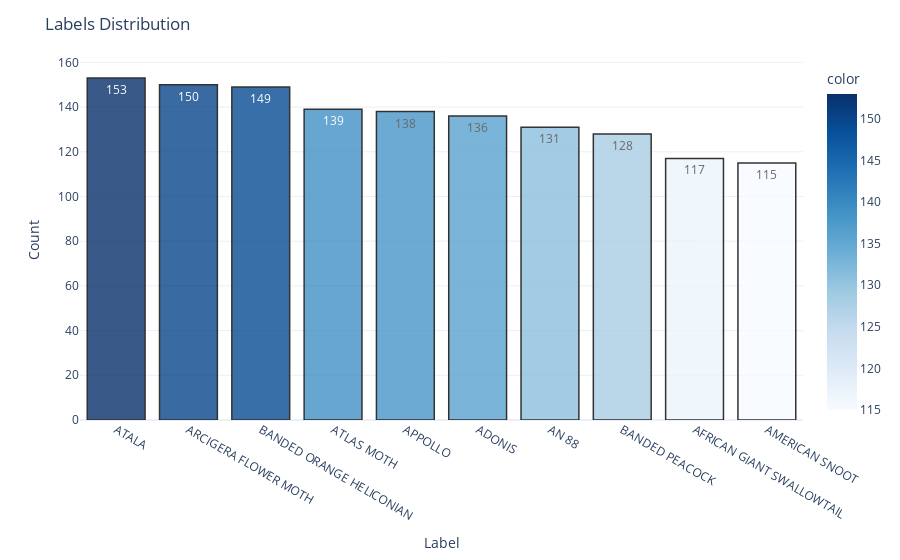

Write notebook code for a chart like this one.
### Markdown cell above
# Exploratory Data Analysis

### Code cell
label_counts = df['labels'].value_counts()[:10]

fig = px.bar(x=label_counts.index, 
             y=label_counts.values,
             color=label_counts.values,
             text=label_counts.values,
             color_continuous_scale='Blues')

fig.update_layout(
    title_text='Labels Distribution',
    template='plotly_white',
    xaxis=dict(
        title='Label',
    ),
    yaxis=dict(
        title='Count',
    )
)

fig.update_traces(marker_line_color='black', 
                  marker_line_width=1.5, 
                  opacity=0.8)
 
fig.show()

### Figure 1 — Plotly figure (JSON) as saved in the notebook; plotly's stock layout.template omitted (floating-point values rounded to 4 significant figures)
{"data": [{"alignmentgroup": "True", "hovertemplate": "x=%{x}<br>y=%{y}<br>text=%{text}<br>color=%{marker.color}<extra></extra>", "legendgroup": "", "marker": {"color": [153, 150, 149, 139, 138, 136, 131, 128, 117, 115], "coloraxis": "coloraxis", "line": {"color": "black", "width": 1.5}, "pattern": {"shape": ""}}, "name": "", "offsetgroup": "", "opacity": 0.8, "orientation": "v", "showlegend": false, "text": [153, 150, 149, 139, 138, 136, 131, 128, 117, 115], "textposition": "auto", "type": "bar", "x": ["ATALA", "ARCIGERA FLOWER MOTH", "BANDED ORANGE HELICONIAN", "ATLAS MOTH", "APPOLLO", "ADONIS", "AN 88", "BANDED PEACOCK", "AFRICAN GIANT SWALLOWTAIL", "AMERICAN SNOOT"], "xaxis": "x", "y": [153, 150, 149, 139, 138, 136, 131, 128, 117, 115], "yaxis": "y"}], "layout": {"barmode": "relative", "coloraxis": {"colorbar": {"title": {"text": "color"}}, "colorscale": [[0, "rgb(247,251,255)"], [0.125, "rgb(222,235,247)"], [0.25, "rgb(198,219,239)"], [0.375, "rgb(158,202,225)"], [0.5, "rgb(107,174,214)"], [0.625, "rgb(66,146,198)"], [0.75, "rgb(33,113,181)"], [0.875, "rgb(8,81,156)"], [1, "rgb(8,48,107)"]]}, "legend": {"tracegroupgap": 0}, "margin": {"t": 60}, "title": {"text": "Labels Distribution"}, "xaxis": {"anchor": "y", "domain": [0, 1], "title": {"text": "Label"}}, "yaxis": {"anchor": "x", "domain": [0, 1], "title": {"text": "Count"}}}}
